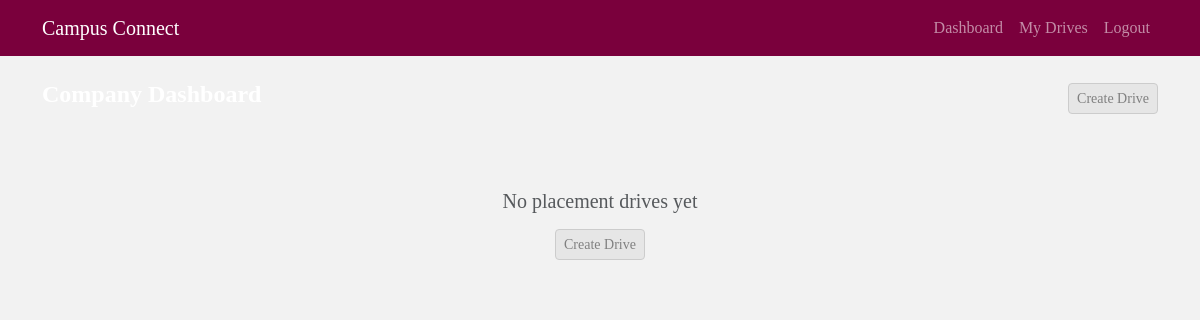
The app's page /company/dashboard (signed in), older data.
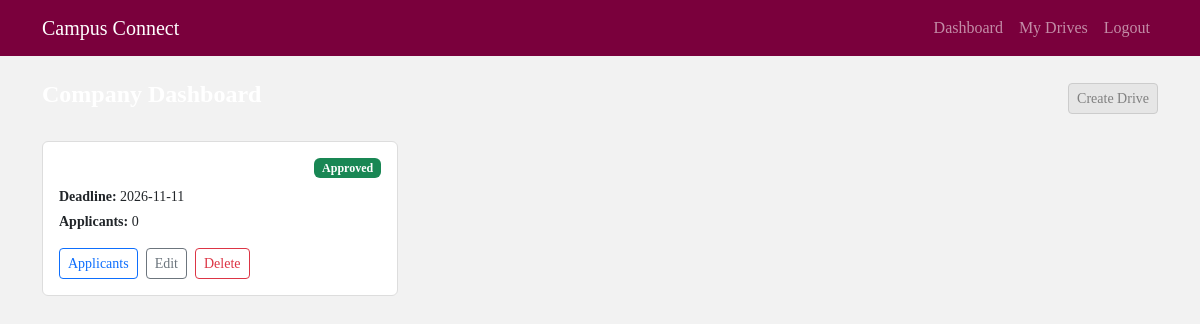
The same page, newer data.
### models.py (models this page shows)
class PlacementDrive(db.Model):
    __tablename__ = 'placement_drives'
    id = db.Column(db.Integer, primary_key=True)
    company_id = db.Column(db.Integer, db.ForeignKey('company_profiles.id'), nullable=False)
    position_title = db.Column(db.String(150), nullable=False)
    jd = db.Column(db.Text, nullable=False)
    eligibility_criteria = db.Column(db.Text, nullable=False)
    deadline = db.Column(db.Date, nullable=False)
    status = db.Column(db.String(20), default='pending') # pending, approved, rejected, closed
    applications = db.relationship('Application', backref='drive', cascade='all, delete-orphan')

### views/company.py (the view)
@company_bp.route('/dashboard')
@login_required
@role_required('company')
def dashboard():
    drives = PlacementDrive.query.filter_by(company_id=current_user.company_profile.id).all()
    return render_template('company/dashboard.html', drives=drives)

### views/utils.py (called while the page is built)
def role_required(role):
    def wrapper(f):
        @wraps(f)
        def check_role_and_execute(*args, **kwargs):
            if not current_user.is_authenticated or current_user.role != role:
                abort(403)
            if not current_user.is_active:
                abort(403, description="Your account is deactivated.")
            return f(*args, **kwargs)
        return check_role_and_execute
    return wrapper

### templates/company/dashboard.html (shortened to what this page needs)
{% extends "layout.html" %}
{% block content %}
<div class="d-flex justify-content-between align-items-center mb-4">
    <h4 class="fw-semibold">Company Dashboard</h4>
    <a href="{{ url_for('company.create_drive') }}" class="btn btn-primary btn-sm">
        Create Drive
    </a>
</div>
<div class="row">
{% for drive in drives %}
<div class="col-md-6 col-lg-4 mb-3">
<div class="card h-100">
    <div class="card-body">
        <div class="d-flex justify-content-between mb-2">
            {% if drive.status == 'approved' %}
            <span class="badge bg-success">Approved</span>
            {% elif drive.status == 'pending' %}
            <span class="badge bg-warning text-dark">Pending</span>
            {% elif drive.status == 'rejected' %}
            <span class="badge bg-danger">Rejected</span>
            {% else %}
            <span class="badge bg-secondary">Closed</span>
            {% endif %}
        </div>
        <p class="small mb-1">
            <strong>Deadline:</strong> {{ drive.deadline.strftime('%Y-%m-%d') }}
        </p>
        <p class="small mb-3">
            <strong>Applicants:</strong> {{ drive.applications|length }}
        </p>
        <div class="d-flex gap-2">
            <a href="{{ url_for('company.view_applicants', drive_id=drive.id) }}"
               class="btn btn-outline-primary btn-sm">
               Applicants
            </a>
            <a href="{{ url_for('company.edit_drive', drive_id=drive.id) }}"
               class="btn btn-outline-secondary btn-sm">
               Edit
            </a>
            <form method="POST"
                  action="{{ url_for('company.delete_drive', drive_id=drive.id) }}"
                  onsubmit="return confirm('Delete this drive?');">
                <button type="submit" class="btn btn-outline-danger btn-sm">
                    Delete
                </button>
            </form>
        </div>
    </div>
</div>
</div>
{% endfor %}
{% if not drives %}
<div class="col-12 text-center py-5">
    <h5 class="text-muted">No placement drives yet</h5>
    <a href="{{ url_for('company.create_drive') }}" class="btn btn-primary btn-sm mt-2">
        Create Drive
    </a>
</div>
{% endif %}
</div>
{% endblock %}

### templates/layout.html (shortened to what this page needs)
<!DOCTYPE html>
<html lang="en" data-bs-theme="light">
<head>
    <link href="https://cdn.jsdelivr.net/npm/bootstrap@5.3.0/dist/css/bootstrap.min.css" rel="stylesheet">
    <link href="https://cdnjs.cloudflare.com/ajax/libs/font-awesome/6.0.0/css/all.min.css" rel="stylesheet">
</head>
<body>
<nav class="navbar navbar-expand-lg navbar-dark bg-dark">
  <div class="container">
    <a class="navbar-brand" href="{{ url_for('index') }}">Campus Connect</a>
    <div class="collapse navbar-collapse" id="navbarNav">
      <ul class="navbar-nav ms-auto">
        {% if current_user.is_authenticated %}
          {% if current_user.role == 'admin' %}
            <li class="nav-item"><a class="nav-link" href="{{ url_for('admin.dashboard') }}">Dashboard</a></li>
          {% elif current_user.role == 'student' %}
            <li class="nav-item"><a class="nav-link" href="{{ url_for('student.dashboard') }}">Dashboard</a></li>
            <li class="nav-item"><a class="nav-link" href="{{ url_for('student.profile') }}">Profile</a></li>
          {% elif current_user.role == 'company' %}
            <li class="nav-item"><a class="nav-link" href="{{ url_for('company.dashboard') }}">Dashboard</a></li>
            <li class="nav-item"><a class="nav-link" href="{{ url_for('company.dashboard') }}">My Drives</a></li>
          {% endif %}
          <li class="nav-item"><a class="nav-link" href="{{ url_for('auth.logout') }}">Logout</a></li>
        {% endif %}
      </ul>
    </div>
  </div>
</nav>
<div class="container mt-4">
    {% block content %}{% endblock %}
</div>
</body>
</html>

### templates/layout.html (style rules this page uses)
* { font-family: 'Times New Roman', Times, serif; }
body { background-color: #f2f2f2; color: white; }
.navbar { background-color: #7A003C !important; }
.card { background-color: white; border: 1px solid #ddd; }
.btn-primary { background-color: #e6e6e6; border-color: #ccc; color: gray; }

Row changes from the older to the newer data that the page shows:
added PlacementDrive: status "Approved", deadline "2026-11-11", applications|length "0"
Text that changed along with them:
text no longer shown: "No placement drives yet Create Drive"
